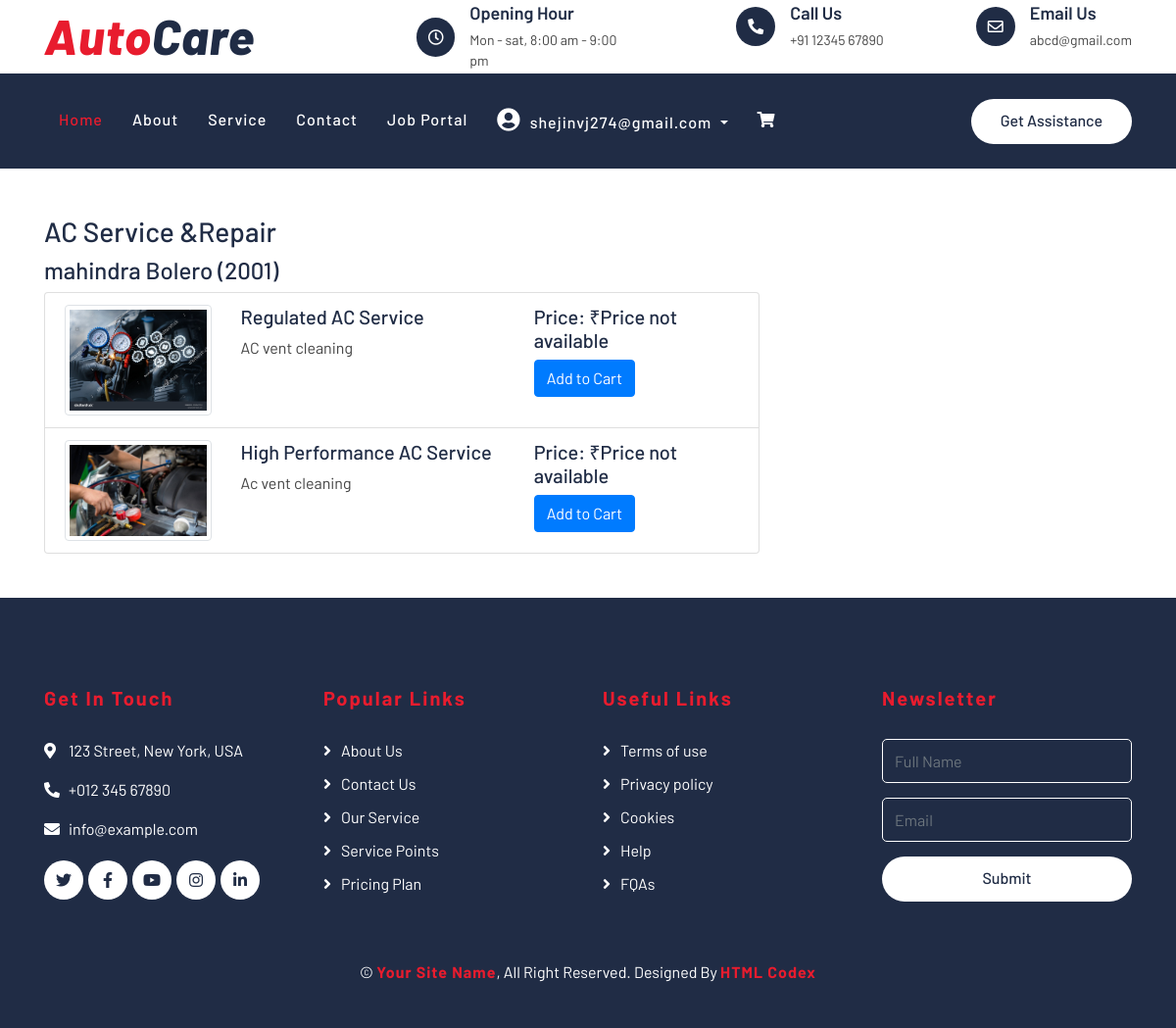
Page /service/service-types/3/ (signed in) on the committed database.
### autocareweb/models.py (models this page shows, shortened)
class CustomUser(AbstractBaseUser, PermissionsMixin):
    email = models.EmailField(unique=True)
    role = models.CharField(max_length=20, choices=UserRole.choices, default=UserRole.CUSTOMER)
    is_active = models.BooleanField(default=True)
    is_staff = models.BooleanField(default=False)
    objects = CustomUserManager()
    USERNAME_FIELD = 'email'
    REQUIRED_FIELDS = []

class ServiceCategory(models.Model):
    name = models.CharField(max_length=100, unique=True)
    image = models.ImageField(upload_to='service_category_images/', blank=True, null=True)
    description = models.TextField()

class VehicleModel(models.Model):
    make = models.ForeignKey(VehicleMake, on_delete=models.CASCADE)
    model_name = models.CharField(max_length=100)
    year = models.IntegerField()
    image = models.ImageField(upload_to='vehicle_model_images/', blank=True, null=True)
    vehicle_type = models.CharField(max_length=10, choices=VEHICLE_TYPE_CHOICES)

class VehicleMake(models.Model):
    name = models.CharField(max_length=100)
    image = models.ImageField(upload_to='vehicle_make_images/', blank=True, null=True)

class ServiceType(models.Model):
    name = models.CharField(max_length=100)
    category = models.ForeignKey(ServiceCategory, related_name='service_types', on_delete=models.CASCADE)
    image = models.ImageField(upload_to='service_type_images/', blank=True, null=True)
    description = models.TextField()
    service_time= models.IntegerField(default=60)

### autocareweb/views.py (the view)
def customer_service_type(request, category_id):
    selected_vehicle_id = request.session.get('selected_vehicle_id')
    if not selected_vehicle_id:
        return redirect('select_vehicle')  # Redirect to vehicle selection if not selected
    selected_vehicle = get_object_or_404(Vehicle, id=selected_vehicle_id)
    vehicle_variant = selected_vehicle.vehicle_model
    service_category = get_object_or_404(ServiceCategory, id=category_id)
    service_types = ServiceType.objects.filter(category=service_category)
    service_type_prices = []
    for service_type in service_types:
        service_price = ServicePrice.objects.filter(service_type=service_type, vehicle_model=vehicle_variant).first()
        is_in_cart = ServiceCart.objects.filter(
            user=request.user, service_type=service_type, vehicle=selected_vehicle
        ).exists()
        service_type_prices.append({
            'service_type': service_type,
            'price': service_price.price if service_price else 'Price not available',
            'description': service_price.description if service_price else '',
            'is_in_cart': is_in_cart  # Pass the cart status
        })
    return render(request, 'service/cst_service_type.html', {
        'service_category': service_category,
        'service_type_prices': service_type_prices,
        'vehicle_variant': vehicle_variant
    })

### templates/service/cst_service_type.html (shortened to what this page needs)
{% extends 'partials/base.html' %}
{%block content%}
{% load static %}
<div class="container mt-5">
    <div class="row">
        <div class="col-md-8">
            <h3>{{ service_category.name }}</h3>
            <h4>{{ vehicle_variant.make.name }} {{ vehicle_variant.model_name }} ({{ vehicle_variant.year }})</h4>
            <ul class="list-group">
                {% for item in service_type_prices %}
                <li class="list-group-item">
                    <div class="row">
                        <div class="col-md-3">
                            {% if item.service_type.image %}
                                <img src="{{ item.service_type.image.url }}" class="img-thumbnail" alt="{{ item.service_type.name }}">
                            {% else %}
                                <img src="{% static 'placeholder.jpg' %}" class="img-thumbnail" alt="No Image Available">
                            {% endif %}
                        </div>
                        <div class="col-md-5">
                            <h5>{{ item.service_type.name }}</h5>
                            <p>{{ item.service_type.description }}</p>
                        </div>
                        <div class="col-md-4">
                            <h5>Price: ₹{{ item.price }}</h5>
                            {% if item.is_in_cart %}
                                <button class="btn btn-danger" data-cart-id="{{ item.cart_id }}" onclick="removeFromCart('{{ item.cart_id }}', '{{ item.service_type.id }}')">Remove from Cart</button>
                            {% else %}
                                <button class="btn btn-primary" data-service-type-id="{{ item.service_type.id }}" onclick="addToCart('{{ item.service_type.id }}')">Add to Cart</button>
                            {% endif %}
                        </div>
                    </div>
                </li>
                {% endfor %}
            </ul>
        </div>
    </div>
</div>
{%endblock%}

### templates/partials/base.html (shortened to what this page needs)
{% load static %}
{% load custom_tags %}
<!DOCTYPE html>
<html lang="en">
    <head>
        <link href="https://stackpath.bootstrapcdn.com/bootstrap/4.4.1/css/bootstrap.min.css" rel="stylesheet">
        <link href="https://cdnjs.cloudflare.com/ajax/libs/font-awesome/5.10.0/css/all.min.css" rel="stylesheet">
        <link href="https://cdnjs.cloudflare.com/ajax/libs/font-awesome/5.15.4/css/all.min.css" rel="stylesheet">
        <link href="{% static 'lib/flaticon/font/flaticon.css' %}" rel="stylesheet">
        <link href="{% static 'lib/animate/animate.min.css' %}" rel="stylesheet">
        <link href="{% static 'lib/owlcarousel/assets/owl.carousel.min.css' %}" rel="stylesheet">
        <link href="{% static 'css/style.css' %}" rel="stylesheet">
    </head>
    <body>
        <div class="top-bar">
            <div class="container">
                <div class="row align-items-center">
                    <div class="col-lg-4 col-md-12">
                        <div class="logo">
                            <a href="index.html">
                                <h1>Auto<span>Care</span></h1>
                            </a>
                        </div>
                    </div>
                    <div class="col-lg-8 col-md-7 d-none d-lg-block">
                        <div class="row">
                            <div class="col-4">
                                <div class="top-bar-item">
                                    <div class="top-bar-icon">
                                        <i class="far fa-clock"></i>
                                    </div>
                                    <div class="top-bar-text">
                                        <h3>Opening Hour</h3>
                                        <p>Mon - sat, 8:00 am - 9:00 pm</p>
                                    </div>
                                </div>
                            </div>
                            <div class="col-4">
                                <div class="top-bar-item">
                                    <div class="top-bar-icon">
                                        <i class="fa fa-phone-alt"></i>
                                    </div>
                                    <div class="top-bar-text">
                                        <h3>Call Us</h3>
                                        <p>+91 12345 67890</p>
                                    </div>
                                </div>
                            </div>
                            <div class="col-4">
                                <div class="top-bar-item">
                                    <div class="top-bar-icon">
                                        <i class="far fa-envelope"></i>
                                    </div>
                                    <div class="top-bar-text">
                                        <h3>Email Us</h3>
                                        <p>abcd@gmail.com</p>
                                    </div>
                                </div>
                            </div>
                        </div>
                    </div>
                </div>
            </div>
        </div>
        <div class="nav-bar">
            <div class="container">
                <nav class="navbar navbar-expand-lg bg-dark navbar-dark">
                    <div class="collapse navbar-collapse justify-content-between" id="navbarCollapse">
                        <div class="navbar-nav mr-auto">
                            <a href="{%url 'home'%}" class="nav-item nav-link active">Home</a>
                            <a href="{%url 'about'%}" class="nav-item nav-link">About</a>
                            <a href="{%url 'customer_service_category'%}" class="nav-item nav-link">Service</a>
                            <a href="{%url 'contact'%}" class="nav-item nav-link">Contact</a>
                            <a href="{%url 'location'%}" class="nav-item nav-link">Job Portal</a>
                            <div class="navbar-nav ml-auto">
                                {% if user.is_authenticated %}
                                    <div class="nav-item dropdown">
                                        <a href="#" class="nav-link dropdown-toggle" data-toggle="dropdown">
                                            <i class="fas fa-user-circle" style="font-size: 24px; margin-right: 5px;"></i> {{ request.user.email }}
                                        </a>
                                    </div>
                                {% else %}
                                    <a href="{% url 'customerLogin' %}" class="nav-item nav-link">
                                        <i class="fas fa-sign-in-alt"></i> Login
                                    </a>
                                {% endif %}
                            </div>
                            <a href="{% url 'view_cart' %}" class="nav-item nav-link">
                                <i class="fas fa-shopping-cart"></i>
                            </a>
                        </div>
                        <div class="ml-auto">
                            <a class="btn btn-custom" href="#">Get Assistance</a>
                        </div>
                    </div>
                </nav>
            </div>
        </div>
        {% block content %}
        {% endblock %}
        <div class="footer">
            <div class="container">
                <div class="row">
                    <div class="col-lg-3 col-md-6">
                        <div class="footer-contact">
                            <h2>Get In Touch</h2>
                            <p><i class="fa fa-map-marker-alt"></i>123 Street, New York, USA</p>
                            <p><i class="fa fa-phone-alt"></i>+012 345 67890</p>
                            <p><i class="fa fa-envelope"></i>info@example.com</p>
                            <div class="footer-social">
                                <a class="btn" href=""><i class="fab fa-twitter"></i></a>
                                <a class="btn" href=""><i class="fab fa-facebook-f"></i></a>
                                <a class="btn" href=""><i class="fab fa-youtube"></i></a>
                                <a class="btn" href=""><i class="fab fa-instagram"></i></a>
                                <a class="btn" href=""><i class="fab fa-linkedin-in"></i></a>
                            </div>
                        </div>
                    </div>
                    <div class="col-lg-3 col-md-6">
                        <div class="footer-link">
                            <h2>Popular Links</h2>
                            <a href="">About Us</a>
                            <a href="">Contact Us</a>
                            <a href="">Our Service</a>
                            <a href="">Service Points</a>
                            <a href="">Pricing Plan</a>
                        </div>
                    </div>
                    <div class="col-lg-3 col-md-6">
                        <div class="footer-link">
                            <h2>Useful Links</h2>
                            <a href="">Terms of use</a>
                            <a href="">Privacy policy</a>
                            <a href="">Cookies</a>
                            <a href="">Help</a>
                            <a href="">FQAs</a>
                        </div>
                    </div>
                    <div class="col-lg-3 col-md-6">
                        <div class="footer-newsletter">
                            <h2>Newsletter</h2>
                            <form>
                                <input class="form-control" placeholder="Full Name">
                                <input class="form-control" placeholder="Email">
                                <button class="btn btn-custom">Submit</button>
                            </form>
                        </div>
                    </div>
                </div>
            </div>
            <div class="container copyright">
                <p>&copy; <a href="#">Your Site Name</a>, All Right Reserved. Designed By <a href="https://htmlcodex.com">HTML Codex</a></p>
            </div>
        </div>
    </body>
</html>

### rows in the picture
CustomUser: user.email "shejinvj274@gmail.com"
ServiceCategory: name "AC Service &Repair"
VehicleModel: make.name "mahindra", model_name "Bolero", year "2001"
ServiceType: service_type.image (picture), service_type.name "Regulated AC Service", service_type.description "AC vent cleaning", price "Price not available"
ServiceType: service_type.image (picture), service_type.name "High Performance AC Service", service_type.description "Ac vent cleaning", price "Price not available"
